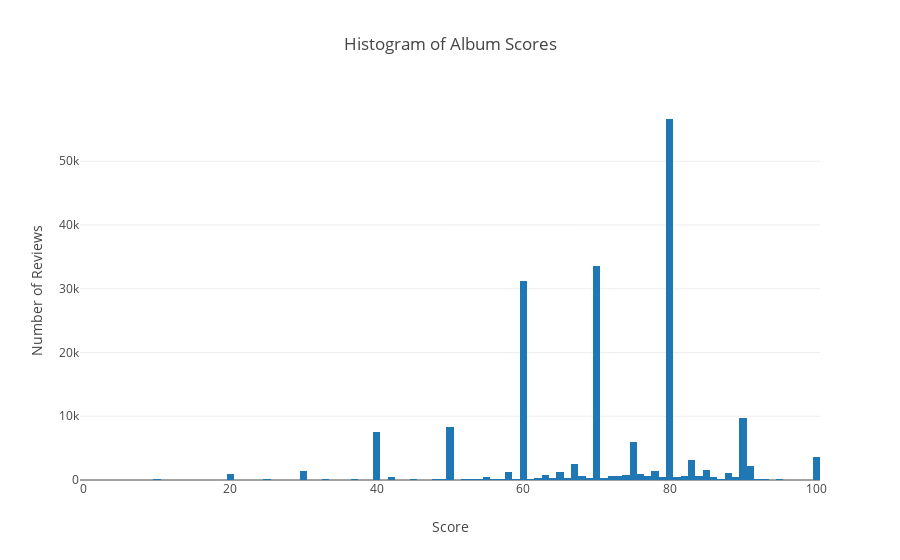

Notebook source saved alongside this figure:
### Code cell
data1 = go.Histogram(x = critics_df['album rating'],)
layout1 = go.Layout(
    title= 'Histogram of Album Scores',
    #hovermode= 'closest',
    xaxis = dict(
        title= 'Score',
    ),
    yaxis = dict(
        title = 'Number of Reviews'
    )
)

fig1 = dict(data=[data1], layout=layout1)
iplot(fig1, filename='basic histogram')

### Figure 1 — Plotly figure (JSON) as saved in the notebook; plotly's stock layout.template omitted (floating-point values rounded to 4 significant figures; data arrays with more than 128 entries replaced by an {"elided": "..."} marker saying what was removed)
{"data": [{"type": "histogram", "x": {"elided": "187304 int values"}}], "layout": {"title": "Histogram of Album Scores", "xaxis": {"title": "Score"}, "yaxis": {"title": "Number of Reviews"}}}
